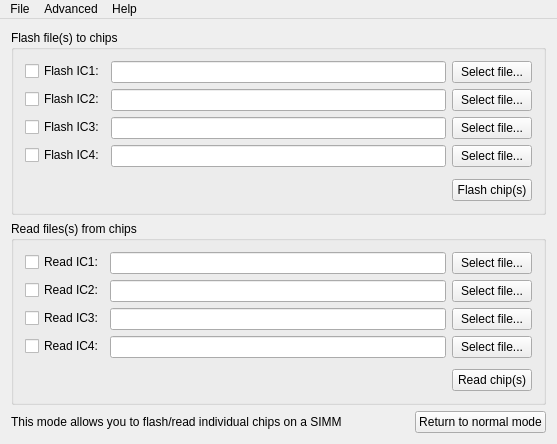
<?xml version="1.0" encoding="UTF-8"?>
<ui version="4.0">
 <class>MainWindow</class>
 <widget class="QMainWindow" name="MainWindow">
  <property name="geometry">
   <rect>
    <x>0</x>
    <y>0</y>
    <width>557</width>
    <height>444</height>
   </rect>
  </property>
  <property name="windowTitle">
   <string>SIMM Programmer</string>
  </property>
  <widget class="QWidget" name="centralWidget">
   <layout class="QVBoxLayout" name="verticalLayout">
    <property name="spacing">
     <number>0</number>
    </property>
    <property name="margin">
     <number>0</number>
    </property>
    <item>
     <widget class="QStackedWidget" name="pages">
      <property name="currentIndex">
       <number>3</number>
      </property>
      <widget class="QWidget" name="controlPage">
       <layout class="QVBoxLayout" name="verticalLayout_2">
        <item>
         <layout class="QHBoxLayout" name="horizontalLayout_6">
          <item>
           <spacer name="horizontalSpacer_4">
            <property name="orientation">
             <enum>Qt::Horizontal</enum>
            </property>
            <property name="sizeHint" stdset="0">
             <size>
              <width>40</width>
              <height>20</height>
             </size>
            </property>
           </spacer>
          </item>
          <item>
           <widget class="QLabel" name="simmCapacityLabel">
            <property name="text">
             <string>SIMM capacity:</string>
            </property>
           </widget>
          </item>
          <item>
           <widget class="QComboBox" name="simmCapacityBox"/>
          </item>
         </layout>
        </item>
        <item>
         <widget class="DroppableGroupBox" name="writeGroupBox">
          <property name="title">
           <string>Write file to SIMM</string>
          </property>
          <layout class="QVBoxLayout" name="verticalLayout_3">
           <item>
            <layout class="QHBoxLayout" name="horizontalLayout">
             <item>
              <widget class="QLineEdit" name="chosenWriteFile">
               <property name="readOnly">
                <bool>false</bool>
               </property>
              </widget>
             </item>
             <item>
              <widget class="QPushButton" name="selectWriteFileButton">
               <property name="text">
                <string>Select file...</string>
               </property>
              </widget>
             </item>
            </layout>
           </item>
           <item>
            <layout class="QHBoxLayout" name="horizontalLayout_2">
             <item>
              <widget class="QComboBox" name="verifyBox"/>
             </item>
             <item>
              <widget class="QComboBox" name="howMuchToWriteBox"/>
             </item>
             <item>
              <spacer name="horizontalSpacer_2">
               <property name="orientation">
                <enum>Qt::Horizontal</enum>
               </property>
               <property name="sizeHint" stdset="0">
                <size>
                 <width>40</width>
                 <height>20</height>
                </size>
               </property>
              </spacer>
             </item>
             <item>
              <widget class="QPushButton" name="writeToSIMMButton">
               <property name="text">
                <string>Write to SIMM</string>
               </property>
              </widget>
             </item>
            </layout>
           </item>
          </layout>
         </widget>
        </item>
        <item>
         <widget class="DroppableGroupBox" name="readGroupBox">
          <property name="title">
           <string>Read from SIMM to file</string>
          </property>
          <layout class="QVBoxLayout" name="verticalLayout_4">
           <item>
            <layout class="QHBoxLayout" name="horizontalLayout_4">
             <item>
              <widget class="QLineEdit" name="chosenReadFile">
               <property name="readOnly">
                <bool>false</bool>
               </property>
              </widget>
             </item>
             <item>
              <widget class="QPushButton" name="selectReadFileButton">
               <property name="text">
                <string>Select file...</string>
               </property>
              </widget>
             </item>
            </layout>
           </item>
           <item>
            <layout class="QHBoxLayout" name="horizontalLayout_5">
             <property name="bottomMargin">
              <number>0</number>
             </property>
             <item>
              <spacer name="horizontalSpacer_3">
               <property name="orientation">
                <enum>Qt::Horizontal</enum>
               </property>
               <property name="sizeHint" stdset="0">
                <size>
                 <width>40</width>
                 <height>20</height>
                </size>
               </property>
              </spacer>
             </item>
             <item>
              <widget class="QPushButton" name="readFromSIMMButton">
               <property name="text">
                <string>Read from SIMM</string>
               </property>
              </widget>
             </item>
            </layout>
           </item>
          </layout>
         </widget>
        </item>
        <item>
         <widget class="QGroupBox" name="miscGroupBox">
          <property name="title">
           <string>Miscellaneous</string>
          </property>
          <layout class="QVBoxLayout" name="verticalLayout_5">
           <item>
            <layout class="QHBoxLayout" name="horizontalLayout_3">
             <item>
              <widget class="QPushButton" name="flashIndividualEnterButton">
               <property name="text">
                <string>Flash individual chips...</string>
               </property>
              </widget>
             </item>
             <item>
              <spacer name="horizontalSpacer">
               <property name="orientation">
                <enum>Qt::Horizontal</enum>
               </property>
               <property name="sizeHint" stdset="0">
                <size>
                 <width>40</width>
                 <height>20</height>
                </size>
               </property>
              </spacer>
             </item>
             <item>
              <widget class="QPushButton" name="identifyButton">
               <property name="text">
                <string>Identify chips</string>
               </property>
              </widget>
             </item>
             <item>
              <widget class="QPushButton" name="electricalTestButton">
               <property name="text">
                <string>Electrical test</string>
               </property>
              </widget>
             </item>
            </layout>
           </item>
          </layout>
         </widget>
        </item>
        <item>
         <spacer name="verticalSpacer_2">
          <property name="orientation">
           <enum>Qt::Vertical</enum>
          </property>
          <property name="sizeHint" stdset="0">
           <size>
            <width>20</width>
            <height>40</height>
           </size>
          </property>
         </spacer>
        </item>
       </layout>
      </widget>
      <widget class="QWidget" name="statusPage">
       <layout class="QVBoxLayout" name="verticalLayout_6">
        <item>
         <widget class="QLabel" name="statusLabel">
          <property name="sizePolicy">
           <sizepolicy hsizetype="Preferred" vsizetype="Expanding">
            <horstretch>0</horstretch>
            <verstretch>0</verstretch>
           </sizepolicy>
          </property>
          <property name="text">
           <string>Status label:</string>
          </property>
          <property name="alignment">
           <set>Qt::AlignCenter</set>
          </property>
         </widget>
        </item>
        <item>
         <layout class="QHBoxLayout" name="progressLayout">
          <property name="bottomMargin">
           <number>0</number>
          </property>
          <item>
           <widget class="QProgressBar" name="progressBar">
            <property name="value">
             <number>24</number>
            </property>
           </widget>
          </item>
          <item>
           <widget class="QPushButton" name="cancelButton">
            <property name="text">
             <string>Cancel</string>
            </property>
           </widget>
          </item>
         </layout>
        </item>
       </layout>
      </widget>
      <widget class="QWidget" name="notConnectedPage">
       <layout class="QVBoxLayout" name="verticalLayout_7">
        <item>
         <widget class="QLabel" name="label">
          <property name="text">
           <string>Please connect the SIMM programmer board to your computer in order to use this software.</string>
          </property>
          <property name="alignment">
           <set>Qt::AlignCenter</set>
          </property>
         </widget>
        </item>
       </layout>
      </widget>
      <widget class="QWidget" name="flashChipsPage">
       <layout class="QVBoxLayout" name="verticalLayout_14">
        <item>
         <widget class="QGroupBox" name="groupBox_4">
          <property name="title">
           <string>Flash file(s) to chips</string>
          </property>
          <layout class="QVBoxLayout" name="verticalLayout_13">
           <item>
            <layout class="QFormLayout" name="formLayout_4">
             <property name="fieldGrowthPolicy">
              <enum>QFormLayout::AllNonFixedFieldsGrow</enum>
             </property>
             <item row="0" column="0">
              <widget class="QCheckBox" name="flashIC1CheckBox">
               <property name="text">
                <string>Flash IC1:</string>
               </property>
              </widget>
             </item>
             <item row="0" column="1">
              <layout class="QHBoxLayout" name="horizontalLayout_22">
               <item>
                <widget class="QLineEdit" name="chosenFlashIC1File"/>
               </item>
               <item>
                <widget class="QPushButton" name="selectFlashIC1Button">
                 <property name="text">
                  <string>Select file...</string>
                 </property>
                </widget>
               </item>
              </layout>
             </item>
             <item row="1" column="0">
              <widget class="QCheckBox" name="flashIC2CheckBox">
               <property name="text">
                <string>Flash IC2:</string>
               </property>
              </widget>
             </item>
             <item row="1" column="1">
              <layout class="QHBoxLayout" name="horizontalLayout_23">
               <item>
                <widget class="QLineEdit" name="chosenFlashIC2File"/>
               </item>
               <item>
                <widget class="QPushButton" name="selectFlashIC2Button">
                 <property name="text">
                  <string>Select file...</string>
                 </property>
                </widget>
               </item>
              </layout>
             </item>
             <item row="2" column="1">
              <layout class="QHBoxLayout" name="horizontalLayout_24">
               <item>
                <widget class="QLineEdit" name="chosenFlashIC3File"/>
               </item>
               <item>
                <widget class="QPushButton" name="selectFlashIC3Button">
                 <property name="text">
                  <string>Select file...</string>
                 </property>
                </widget>
               </item>
              </layout>
             </item>
             <item row="3" column="1">
              <layout class="QHBoxLayout" name="horizontalLayout_25">
               <item>
                <widget class="QLineEdit" name="chosenFlashIC4File"/>
               </item>
               <item>
                <widget class="QPushButton" name="selectFlashIC4Button">
                 <property name="text">
                  <string>Select file...</string>
                 </property>
                </widget>
               </item>
              </layout>
             </item>
             <item row="2" column="0">
              <widget class="QCheckBox" name="flashIC3CheckBox">
               <property name="text">
                <string>Flash IC3:</string>
               </property>
              </widget>
             </item>
             <item row="3" column="0">
              <widget class="QCheckBox" name="flashIC4CheckBox">
               <property name="text">
                <string>Flash IC4:</string>
               </property>
              </widget>
             </item>
            </layout>
           </item>
           <item>
            <layout class="QHBoxLayout" name="horizontalLayout_26">
             <item>
              <spacer name="horizontalSpacer_8">
               <property name="orientation">
                <enum>Qt::Horizontal</enum>
               </property>
               <property name="sizeHint" stdset="0">
                <size>
                 <width>40</width>
                 <height>20</height>
                </size>
               </property>
              </spacer>
             </item>
             <item>
              <widget class="QPushButton" name="multiFlashChipsButton">
               <property name="text">
                <string>Flash chip(s)</string>
               </property>
              </widget>
             </item>
            </layout>
           </item>
          </layout>
         </widget>
        </item>
        <item>
         <widget class="QGroupBox" name="groupBox_3">
          <property name="title">
           <string>Read files(s) from chips</string>
          </property>
          <layout class="QVBoxLayout" name="verticalLayout_12">
           <item>
            <layout class="QFormLayout" name="formLayout_3">
             <property name="fieldGrowthPolicy">
              <enum>QFormLayout::AllNonFixedFieldsGrow</enum>
             </property>
             <item row="0" column="0">
              <widget class="QCheckBox" name="readIC1CheckBox">
               <property name="text">
                <string>Read IC1:</string>
               </property>
              </widget>
             </item>
             <item row="0" column="1">
              <layout class="QHBoxLayout" name="horizontalLayout_17">
               <item>
                <widget class="QLineEdit" name="chosenReadIC1File"/>
               </item>
               <item>
                <widget class="QPushButton" name="selectReadIC1Button">
                 <property name="text">
                  <string>Select file...</string>
                 </property>
                </widget>
               </item>
              </layout>
             </item>
             <item row="1" column="0">
              <widget class="QCheckBox" name="readIC2CheckBox">
               <property name="text">
                <string>Read IC2:</string>
               </property>
              </widget>
             </item>
             <item row="1" column="1">
              <layout class="QHBoxLayout" name="horizontalLayout_18">
               <item>
                <widget class="QLineEdit" name="chosenReadIC2File"/>
               </item>
               <item>
                <widget class="QPushButton" name="selectReadIC2Button">
                 <property name="text">
                  <string>Select file...</string>
                 </property>
                </widget>
               </item>
              </layout>
             </item>
             <item row="2" column="1">
              <layout class="QHBoxLayout" name="horizontalLayout_19">
               <item>
                <widget class="QLineEdit" name="chosenReadIC3File"/>
               </item>
               <item>
                <widget class="QPushButton" name="selectReadIC3Button">
                 <property name="text">
                  <string>Select file...</string>
                 </property>
                </widget>
               </item>
              </layout>
             </item>
             <item row="3" column="1">
              <layout class="QHBoxLayout" name="horizontalLayout_20">
               <item>
                <widget class="QLineEdit" name="chosenReadIC4File"/>
               </item>
               <item>
                <widget class="QPushButton" name="selectReadIC4Button">
                 <property name="text">
                  <string>Select file...</string>
                 </property>
                </widget>
               </item>
              </layout>
             </item>
             <item row="2" column="0">
              <widget class="QCheckBox" name="readIC3CheckBox">
               <property name="text">
                <string>Read IC3:</string>
               </property>
              </widget>
             </item>
             <item row="3" column="0">
              <widget class="QCheckBox" name="readIC4CheckBox">
               <property name="text">
                <string>Read IC4:</string>
               </property>
              </widget>
             </item>
            </layout>
           </item>
           <item>
            <layout class="QHBoxLayout" name="horizontalLayout_21">
             <item>
              <spacer name="horizontalSpacer_7">
               <property name="orientation">
                <enum>Qt::Horizontal</enum>
               </property>
               <property name="sizeHint" stdset="0">
                <size>
                 <width>40</width>
                 <height>20</height>
                </size>
               </property>
              </spacer>
             </item>
             <item>
              <widget class="QPushButton" name="multiReadChipsButton">
               <property name="text">
                <string>Read chip(s)</string>
               </property>
              </widget>
             </item>
            </layout>
           </item>
          </layout>
         </widget>
        </item>
        <item>
         <layout class="QHBoxLayout" name="horizontalLayout_29">
          <item>
           <widget class="QLabel" name="label_2">
            <property name="text">
             <string>This mode allows you to flash/read individual chips on a SIMM</string>
            </property>
           </widget>
          </item>
          <item>
           <spacer name="horizontalSpacer_9">
            <property name="orientation">
             <enum>Qt::Horizontal</enum>
            </property>
            <property name="sizeHint" stdset="0">
             <size>
              <width>40</width>
              <height>20</height>
             </size>
            </property>
           </spacer>
          </item>
          <item>
           <widget class="QPushButton" name="returnNormalButton">
            <property name="text">
             <string>Return to normal mode</string>
            </property>
           </widget>
          </item>
         </layout>
        </item>
       </layout>
      </widget>
     </widget>
    </item>
   </layout>
  </widget>
  <widget class="QMenuBar" name="menuBar">
   <property name="geometry">
    <rect>
     <x>0</x>
     <y>0</y>
     <width>557</width>
     <height>21</height>
    </rect>
   </property>
   <widget class="QMenu" name="menuFile">
    <property name="title">
     <string>File</string>
    </property>
    <addaction name="actionQuit"/>
   </widget>
   <widget class="QMenu" name="menuAdvanced">
    <property name="title">
     <string>Advanced</string>
    </property>
    <addaction name="actionUpdate_firmware"/>
   </widget>
   <widget class="QMenu" name="menuHelp">
    <property name="title">
     <string>Help</string>
    </property>
    <addaction name="actionAbout_SIMM_Programmer"/>
   </widget>
   <addaction name="menuFile"/>
   <addaction name="menuAdvanced"/>
   <addaction name="menuHelp"/>
  </widget>
  <action name="actionQuit">
   <property name="text">
    <string>Quit</string>
   </property>
   <property name="shortcut">
    <string>Ctrl+Q</string>
   </property>
  </action>
  <action name="actionUpdate_firmware">
   <property name="text">
    <string>Update firmware...</string>
   </property>
  </action>
  <action name="actionAbout_SIMM_Programmer">
   <property name="text">
    <string>About SIMM Programmer...</string>
   </property>
   <property name="menuRole">
    <enum>QAction::AboutRole</enum>
   </property>
  </action>
 </widget>
 <layoutdefault spacing="6" margin="11"/>
 <customwidgets>
  <customwidget>
   <class>DroppableGroupBox</class>
   <extends>QGroupBox</extends>
   <header>droppablegroupbox.h</header>
   <container>1</container>
  </customwidget>
 </customwidgets>
 <resources/>
 <connections>
  <connection>
   <sender>actionQuit</sender>
   <signal>triggered()</signal>
   <receiver>MainWindow</receiver>
   <slot>close()</slot>
   <hints>
    <hint type="sourcelabel">
     <x>-1</x>
     <y>-1</y>
    </hint>
    <hint type="destinationlabel">
     <x>278</x>
     <y>201</y>
    </hint>
   </hints>
  </connection>
 </connections>
</ui>
